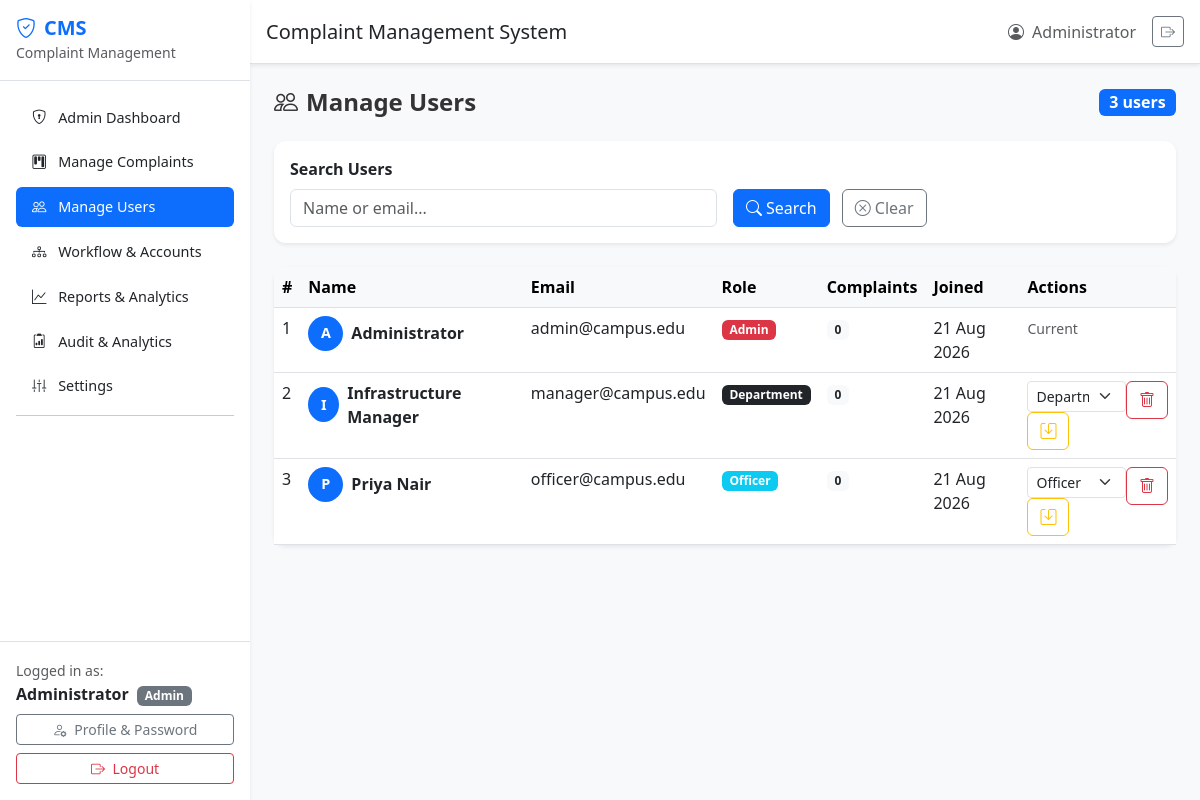
/admin_users.php (signed in), run on an earlier commit of the app's database.
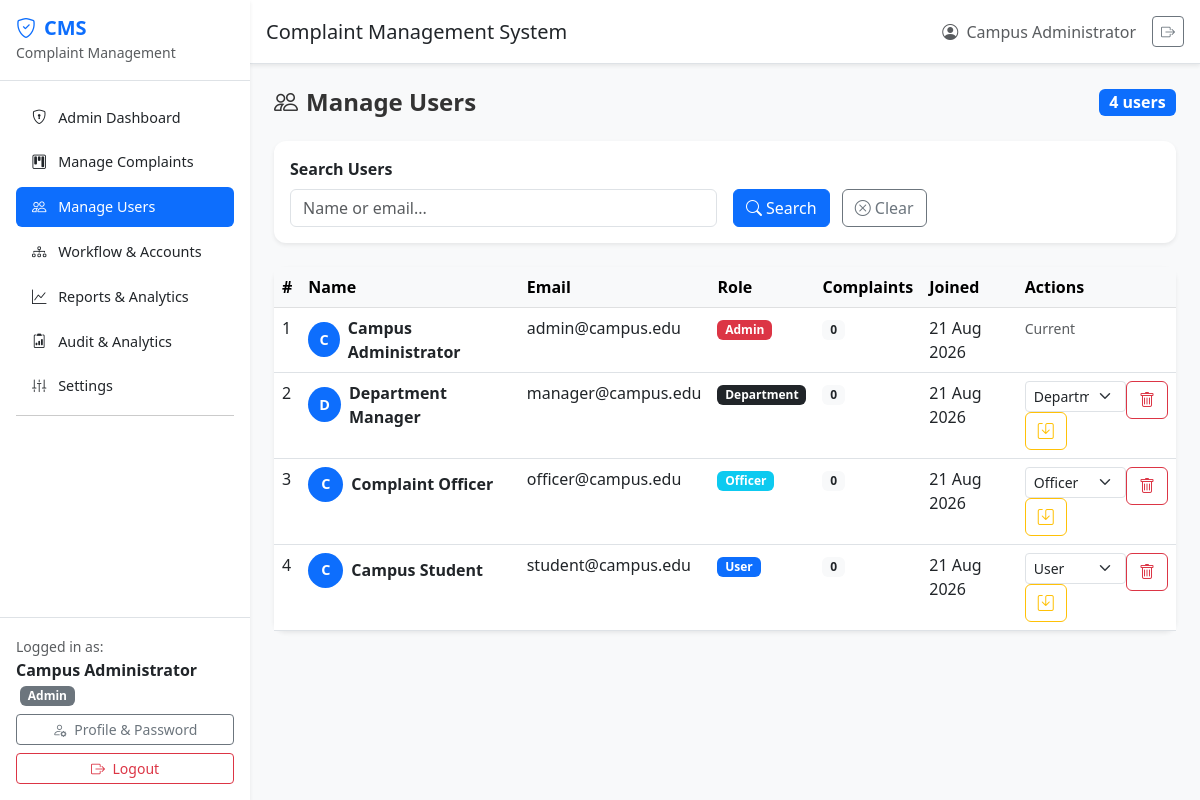
And on a later commit of the database.
### tables this page shows
CREATE TABLE IF NOT EXISTS `users` (
  `id` INT AUTO_INCREMENT PRIMARY KEY,
  `full_name` VARCHAR(100) NOT NULL,
  `email` VARCHAR(150) NOT NULL UNIQUE,
  `password` VARCHAR(255) NOT NULL,
  `role` ENUM('user','admin','department','officer') NOT NULL DEFAULT 'user',
  `department_id` INT DEFAULT NULL,
  `is_active` TINYINT(1) NOT NULL DEFAULT 1,
  `created_at` TIMESTAMP DEFAULT CURRENT_TIMESTAMP,
  CONSTRAINT `fk_users_department` FOREIGN KEY (`department_id`) REFERENCES `departments`(`id`) ON DELETE SET NULL
);

### admin_users.php (the view, shortened to what this page needs)
<?php
require_once 'config.php';
$search = trim($_GET['search'] ?? '');
$where_sql = '';
$sql = "SELECT u.*, (SELECT COUNT(*) FROM complaints WHERE user_id = u.id) as complaint_count FROM users u $where_sql ORDER BY u.created_at DESC";
$stmt = $conn->prepare($sql);
$stmt->execute();
$users = $stmt->get_result()->fetch_all(MYSQLI_ASSOC);
?>
<!DOCTYPE html>
<html lang="en">
<head>
    <link href="https://cdn.jsdelivr.net/npm/bootstrap@5.3.0/dist/css/bootstrap.min.css" rel="stylesheet">
    <link rel="stylesheet" href="https://cdn.jsdelivr.net/npm/bootstrap-icons@1.10.0/font/bootstrap-icons.css">
    <link rel="stylesheet" href="assets/css/style.css">
</head>
<body>
    <div class="d-flex">
        <?php include 'includes/sidebar.php'; ?>
        <div class="flex-grow-1">
            <?php include 'includes/topbar.php'; ?>
            <main class="p-4">
                <div class="d-flex justify-content-between align-items-center mb-4">
                    <h4 class="fw-bold mb-0"><i class="bi bi-people me-2"></i>Manage Users</h4>
                    <span class="badge bg-primary fs-6"><?= count($users) ?> users</span>
                </div>
                <div class="card border-0 shadow-sm mb-4">
                    <div class="card-body">
                        <form method="GET" class="row g-3 align-items-end">
                            <div class="col-md-6">
                                <label class="form-label fw-semibold">Search Users</label>
                                <input type="text" name="search" class="form-control" placeholder="Name or email..." value="<?= htmlspecialchars($search) ?>">
                            </div>
                            <div class="col-md-6">
                                <button type="submit" class="btn btn-primary me-2"><i class="bi bi-search me-1"></i>Search</button>
                                <a href="admin_users.php" class="btn btn-outline-secondary"><i class="bi bi-x-circle me-1"></i>Clear</a>
                            </div>
                        </form>
                    </div>
                </div>
                <div class="card border-0 shadow-sm">
                    <div class="card-body p-0">
                        <div class="table-responsive">
                            <table class="table table-hover mb-0">
                                <thead class="table-light">
                                    <tr>
                                        <th>#</th>
                                        <th>Name</th>
                                        <th>Email</th>
                                        <th>Role</th>
                                        <th>Complaints</th>
                                        <th>Joined</th>
                                        <th>Actions</th>
                                    </tr>
                                </thead>
                                <tbody>
                                    <?php if (empty($users)): ?>
                                    <tr><td colspan="7" class="text-center text-muted py-4">No users found.</td></tr>
                                    <?php else: ?>
                                    <?php foreach ($users as $u): ?>
                                    <tr>
                                        <td><?= $u['id'] ?></td>
                                        <td>
                                            <div class="d-flex align-items-center">
                                                <div class="bg-primary text-white rounded-circle d-flex align-items-center justify-content-center me-2" style="width:35px;height:35px;font-size:0.9rem;">
                                                    <?= strtoupper(substr($u['full_name'], 0, 1)) ?>
                                                </div>
                                                <strong><?= htmlspecialchars($u['full_name']) ?></strong>
                                            </div>
                                        </td>
                                        <td><?= htmlspecialchars($u['email']) ?></td>
                                        <td>
                                            <span class="badge <?= $u['role'] === 'admin' ? 'bg-danger' : ($u['role'] === 'officer' ? 'bg-info' : ($u['role'] === 'department' ? 'bg-dark' : 'bg-primary')) ?>">
                                                <?= ucfirst($u['role']) ?>
                                            </span>
                                        </td>
                                        <td><span class="badge bg-light text-dark"><?= $u['complaint_count'] ?></span></td>
                                        <td><?= date('d M Y', strtotime($u['created_at'])) ?></td>
                                        <td>
                                            <?php if ($u['id'] !== (int)$_SESSION['user_id']): ?>
                                            <div class="btn-group btn-group-sm">
                                                <form method="POST" class="d-inline">
                                                    <select name="new_role" class="form-select form-select-sm" aria-label="Change role">
                                                        <?php foreach (['user','admin','department','officer'] as $role): ?><option value="<?= $role ?>" <?= $u['role'] === $role ? 'selected' : '' ?>><?= ucfirst($role) ?></option><?php endforeach; ?>
                                                    </select>
                                                    <button type="submit" name="update_role" class="btn btn-outline-warning" title="Save Role"><i class="bi bi-save"></i></button>
                                                </form>
                                                <form method="POST" class="d-inline" onsubmit="return confirm('Are you sure you want to delete this user? All their complaints will also be deleted.')">
                                                    <button type="submit" name="delete_user" class="btn btn-outline-danger" title="Delete User">
                                                        <i class="bi bi-trash"></i>
                                                    </button>
                                                </form>
                                            </div>
                                            <?php else: ?>
                                            <span class="text-muted"><small>Current</small></span>
                                            <?php endif; ?>
                                        </td>
                                    </tr>
                                    <?php endforeach; ?>
                                    <?php endif; ?>
                                </tbody>
                            </table>
                        </div>
                    </div>
                </div>
            </main>
        </div>
    </div>
</body>
</html>

### includes/sidebar.php (shortened to what this page needs)
<nav class="sidebar bg-white shadow-sm d-flex flex-column" style="width:250px;min-height:100vh;">
    <div class="p-3 border-bottom">
        <h5 class="text-primary fw-bold mb-0">
            <i class="bi bi-shield-check me-2"></i>CMS
        </h5>
        <small class="text-muted">Complaint Management</small>
    </div>
    <ul class="nav flex-column p-3">
        <?php if (isset($_SESSION['user_role']) && $_SESSION['user_role'] === 'admin'): ?>
        <li class="nav-item mb-1">
            <a class="nav-link rounded <?= basename($_SERVER['PHP_SELF']) === 'admin_dashboard.php' ? 'active bg-dark text-white' : 'text-dark' ?>" href="admin_dashboard.php">
                <i class="bi bi-shield-lock me-2"></i> Admin Dashboard
            </a>
        </li>
        <li class="nav-item mb-1">
            <a class="nav-link rounded <?= basename($_SERVER['PHP_SELF']) === 'admin_complaints.php' ? 'active bg-dark text-white' : 'text-dark' ?>" href="admin_complaints.php">
                <i class="bi bi-kanban me-2"></i> Manage Complaints
            </a>
        </li>
        <li class="nav-item mb-1">
            <a class="nav-link rounded <?= basename($_SERVER['PHP_SELF']) === 'admin_users.php' ? 'active bg-dark text-white' : 'text-dark' ?>" href="admin_users.php">
                <i class="bi bi-people me-2"></i> Manage Users
            </a>
        </li>
        <li class="nav-item mb-1">
            <a class="nav-link rounded <?= basename($_SERVER['PHP_SELF']) === 'admin_assignments.php' ? 'active bg-dark text-white' : 'text-dark' ?>" href="admin_assignments.php">
                <i class="bi bi-diagram-3 me-2"></i> Workflow & Accounts
            </a>
        </li>
        <li class="nav-item mb-1">
            <a class="nav-link rounded <?= basename($_SERVER['PHP_SELF']) === 'reports.php' ? 'active bg-dark text-white' : 'text-dark' ?>" href="reports.php">
                <i class="bi bi-graph-up me-2"></i> Reports & Analytics
            </a>
        </li>
        <li class="nav-item mb-1"><a class="nav-link rounded <?= basename($_SERVER['PHP_SELF']) === 'admin_audit.php' ? 'active bg-dark text-white' : 'text-dark' ?>" href="admin_audit.php"><i class="bi bi-clipboard2-data me-2"></i> Audit & Analytics</a></li>
        <li class="nav-item mb-1"><a class="nav-link rounded <?= basename($_SERVER['PHP_SELF']) === 'settings.php' ? 'active bg-dark text-white' : 'text-dark' ?>" href="settings.php"><i class="bi bi-sliders2-vertical me-2"></i> Settings</a></li>
        <li class="nav-item mb-2"><hr class="my-1"></li>
        <?php endif; ?>
    </ul>
    <div class="mt-auto p-3 border-top">
        <div class="mb-2">
            <small class="text-muted">Logged in as:</small><br>
            <strong class="text-dark"><?= htmlspecialchars($_SESSION['user_name'] ?? '') ?></strong>
            <?php if (isset($_SESSION['user_role'])): ?>
            <span class="badge bg-secondary ms-1"><?= htmlspecialchars(ucfirst($_SESSION['user_role'])) ?></span>
            <?php endif; ?>
        </div>
        <a href="profile.php" class="btn btn-outline-secondary btn-sm w-100 mb-2"><i class="bi bi-person-gear me-1"></i> Profile & Password</a>
        <a href="logout.php" class="btn btn-outline-danger btn-sm w-100">
            <i class="bi bi-box-arrow-right me-1"></i> Logout
        </a>
    </div>
</nav>

### includes/topbar.php
<header class="bg-white shadow-sm border-bottom p-3 d-flex justify-content-between align-items-center">
    <div>
        <h5 class="mb-0 text-dark">
            <?php
            $page_titles = [
                'dashboard.php' => 'Dashboard',
                'add_complaint.php' => 'Submit Complaint',
                'complaints.php' => 'My Complaints'
            ];
            echo $page_titles[basename($_SERVER['PHP_SELF'])] ?? 'Complaint Management System';
            ?>
        </h5>
    </div>
    <div class="d-flex align-items-center">
        <span class="text-muted me-3">
            <i class="bi bi-person-circle me-1"></i>
            <?= htmlspecialchars($_SESSION['user_name'] ?? 'User') ?>
        </span>
        <a href="logout.php" class="btn btn-sm btn-outline-secondary" title="Logout">
            <i class="bi bi-box-arrow-right"></i>
        </a>
    </div>
</header>

### assets/css/style.css (style rules this page uses)
:root { --primary-blue: #0d6efd; --primary-dark: #0a58ca; --light-blue: #e7f1ff; --white: #ffffff; --gray-light: #f8f9fa; --gray-medium: #6c757d; --shadow-sm: 0 0.125rem 0.25rem rgba(0, 0, 0, 0.075); --shadow-md: 0 0.5rem 1rem rgba(0, 0, 0, 0.1); }
body { font-family: 'Segoe UI', Tahoma, Geneva, Verdana, sans-serif; background-color: var(--gray-light); color: #333; }
.sidebar { position: fixed; top: 0; left: 0; height: 100vh; width: 250px; z-index: 1000; transition: all 0.3s ease; overflow-y: auto; }
.sidebar .nav-link { padding: 0.6rem 1rem; font-size: 0.9rem; transition: all 0.2s ease; }
.sidebar .nav-link.active { background-color: var(--primary-blue) !important; color: var(--white) !important; }
.d-flex > .flex-grow-1 { margin-left: 250px; min-height: 100vh; }
.card { border-radius: 0.75rem; transition: transform 0.2s ease, box-shadow 0.2s ease; }
.btn-primary { background-color: var(--primary-blue); border-color: var(--primary-blue); }
.rounded-circle { font-weight: bold; }

What changed in the data, as far as the page shows it:
changed users "admin@campus.edu": full_name "A" → "C"; full_name "Administrator" → "Campus Administrator"
changed users "manager@campus.edu": full_name "I" → "D"; full_name "Infrastructure Manager" → "Department Manager"
changed users "officer@campus.edu": full_name "P" → "C"; full_name "Priya Nair" → "Complaint Officer"
added users: id "4", full_name "C", full_name "Campus Student", email "student@campus.edu", role "User", complaint_count "0", created_at "21 Aug 2026", new_role "User"
Also different on the page:
$_SESSION['user_name']: "Administrator" → "Campus Administrator"
count($users): "3" → "4"
